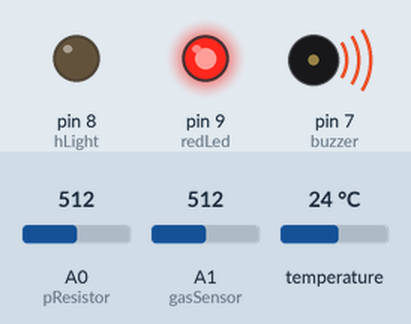
This sketch was run on a simulated Arduino Uno, built with avr-gcc and run on an emulated ATmega328P. Shown: output pins drawn as LEDs (lit = HIGH), buzzer (waves = sounding). Inputs (shaded band) come from the test bench; at power-on: A0 (pResistor) = 512, A1 (gasSensor) = 512, temperature 24 °C.

Above: at 21.8 s.
21.9 s: A0 (pResistor) set to 12
32.4 s: A0 (pResistor) set to 9
37.7 s: A1 (gasSensor) set to 1023
At 42.6 s:
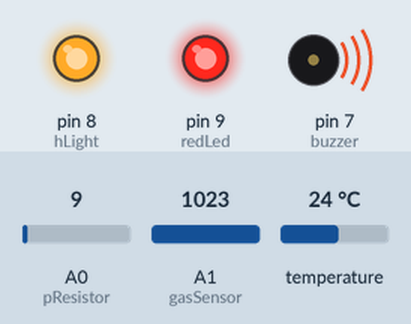
43.5 s: A1 (gasSensor) set to 981
At 50.2 s:
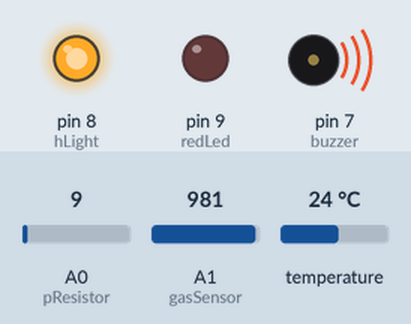
54.1 s: A1 (gasSensor) set to 511
At 64.9 s:
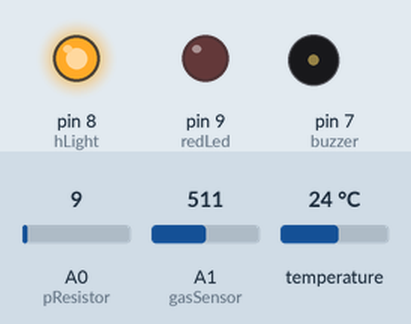
Timing chart, 0 to 71.0 s (numbered marks = the images above; inputs shaded):
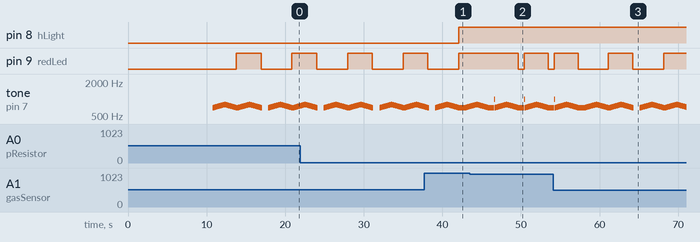

The sketch:

Help-met.ino
```cpp
#include <OneWire.h>
#include <DallasTemperature.h>

//Contants
const int pResistor = A0;   // Photoresistor pin to Arduino analog A1 pin
const int buzzer= 7;        // Buzzer pin to Arduino pin 7
const int gasSensor= A1;    // Gas sensor MQ-2 signal pin to Arduino analog A0 pin
const int hLight= 8;        // Helmet light to Arduino pin 4
const int redLed=9;         // Red led pin to Arduino pin 5

/* Temp sensor DS18B20 to Arduino pin 2 */
#define ONE_WIRE_BUS 11
OneWire oneWire(ONE_WIRE_BUS);
DallasTemperature sensors(&oneWire);

/* Change values if you want */
////////////////////
int dTemp = 20;  // Default temperature
int dGas = 400;    // Default Air value (0-1023)
int bValue= 10;   // Brightness value (0-1023)
///////////////////

//Variables
int gasValue;
int lightValue;
int tempValue;

void setup(void)
{
  //Serial monitor setup
  //Serial.begin(9600);
  pinMode(buzzer,OUTPUT);
  pinMode(hLight,OUTPUT);
  pinMode(redLed, OUTPUT);
  sensors.begin();
  delay(10000);//mq-2 warmup delay (60sec)
}

void loop(void)
{
  // Read and store values to aditional variables
  gasValue   = analogRead(gasSensor);
  lightValue = analogRead(pResistor);
  sensors.requestTemperatures();
  tempValue  = sensors.getTempCByIndex(0); // Why "byIndex"? You can have more than one IC on the same bus. 0 refers to the first IC on the wire

  Serial.print(gasValue);  Serial.print(" ");
  Serial.print(lightValue);Serial.print(" ");
  Serial.println(tempValue);
  // Dangerous gas if
  if (gasValue >= dGas+100 && gasValue < dGas+200){

    //tone(buzzer, 1000);
    police();
    digitalWrite(redLed,HIGH);
    delay(150);
   // tone(buzzer, 350);
       police();

    digitalWrite(redLed,LOW);
    delay(150);
  }
    else if (gasValue >= dGas+200 && gasValue < dGas+300){
    //tone(buzzer, 1000);
        police();

    digitalWrite(redLed,HIGH);
    delay(100);
    police();
    digitalWrite(redLed,LOW);
    delay(100);
  }
    else if (gasValue >= dGas+300 && gasValue < dGas+400){
    police();
    digitalWrite(redLed,HIGH);
    delay(75);
    police();
    digitalWrite(redLed,LOW);
    delay(75);
  }
    else if (gasValue >= dGas+400 && gasValue < dGas+500){
    police();
    digitalWrite(redLed,HIGH);
    delay(50);
    police();
    digitalWrite(redLed,LOW);
    delay(50);
  }
    else if (gasValue >= dGas+500 && gasValue < dGas+600){
    tone(buzzer, 1000);
    digitalWrite(redLed,HIGH);
    delay(25);
    police();
    digitalWrite(redLed,LOW);
    delay(25);
  }
    else if (gasValue >= dGas+600){
    police();
    digitalWrite(redLed,HIGH);
  }
    else if (tempValue < dTemp+15 ){
    noTone(buzzer);
    digitalWrite(redLed,LOW);
  }
    else{}
  // High temperature
  if (tempValue >= dTemp+15 && tempValue<16 ){
    tone(buzzer, 600);
    digitalWrite(redLed, HIGH);
    delay(150);
    tone(buzzer, 250);
    digitalWrite(redLed, LOW);
    delay(150);
  }
    else if (tempValue >= dTemp+16 && tempValue<17){
    tone(buzzer, 600);
    digitalWrite(redLed, HIGH);
    delay(125);
    tone(buzzer, 250);
    digitalWrite(redLed, LOW);
    delay(125);
  }
    else if (tempValue >= dTemp+17 && tempValue<18){
    tone(buzzer, 600);
    digitalWrite(redLed, HIGH);
    delay(100);
    tone(buzzer, 250);
    digitalWrite(redLed, LOW);
    delay(100);
  }
    else if (tempValue >= dTemp+18 && tempValue<19){
    tone(buzzer, 600);
    digitalWrite(redLed, HIGH);
    delay(75);
    tone(buzzer, 250);
    digitalWrite(redLed, LOW);
    delay(75);
  }
      else if (tempValue >= dTemp+19){
    tone(buzzer, 600);
    digitalWrite(redLed, HIGH);
  }
  else if(gasValue <= 700){
    noTone(buzzer);
    digitalWrite(redLed, LOW);
  }
  else {}
  // Room/area light - brightness
  if (lightValue > bValue){
    digitalWrite(hLight, LOW);
  }
  else{
    digitalWrite(hLight, HIGH);
  }
}
 void police()
  {
int i=0;
      for(i=700;i<800;i++){
  tone(buzzer,i);
  delay(15);
  }
  for(i=800;i>700;i--){
  tone(buzzer,i);
  delay(15);
  }
  }
```

Measured:
- the behaviour switches between 1000 and 999 on A1 (gasSensor) (found by bisection; images 1 and 2)
- after the input at 37.7 s, pin 8 (hLight): LOW → HIGH after 4.4 s
- after the input at 43.5 s, pin 9 (redLed): HIGH → LOW after 6.1 s, → HIGH 0.79 s later, → LOW 3.0 s later
- after the input at 54.1 s, pin 9 (redLed): LOW → HIGH after 7.0 s, → LOW 3.2 s later, → HIGH 3.9 s later
- by itself, tone on pin 7 (buzzer): plays 1000 Hz for 0.03 s, 700 Hz for 0.02 s, 701 Hz for 0.02 s, 702 Hz for 0.02 s, 703 Hz for 0.02 s, 704 Hz for 0.02 s … (981 notes in this stretch)
